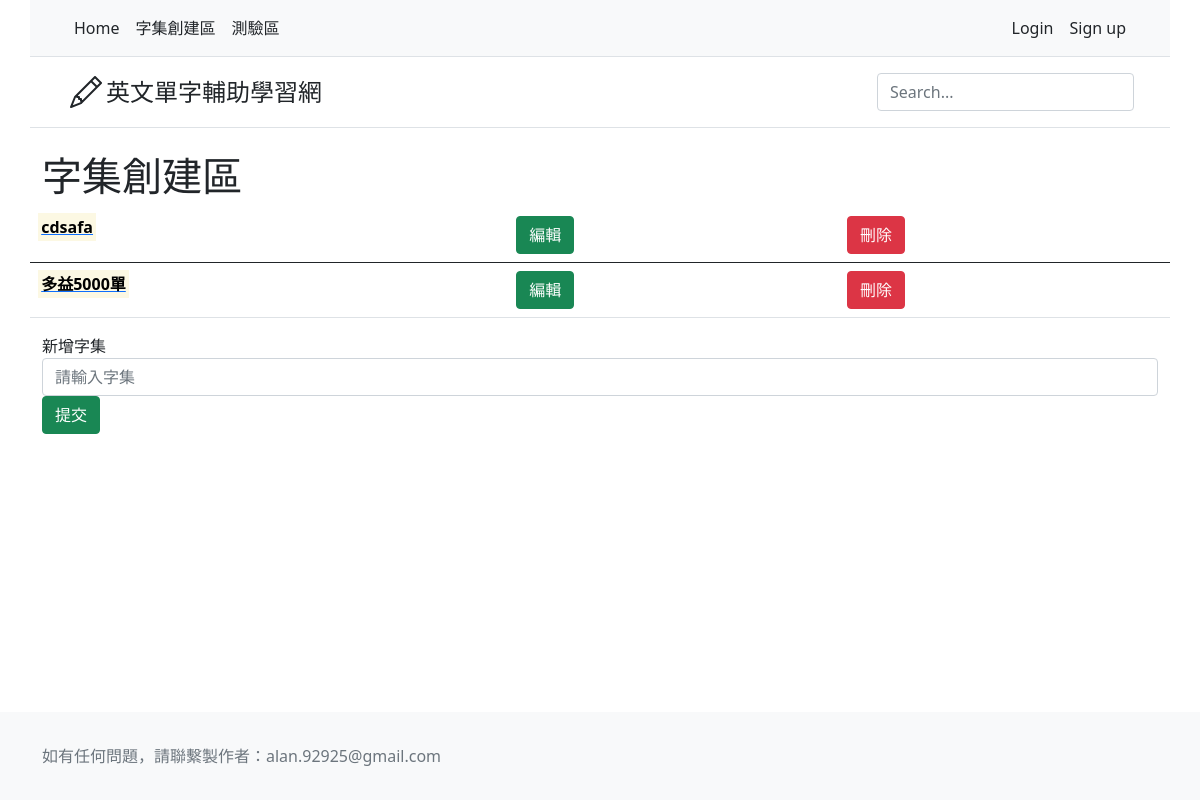
The page /words/WordEditor/ on the database as committed earlier.
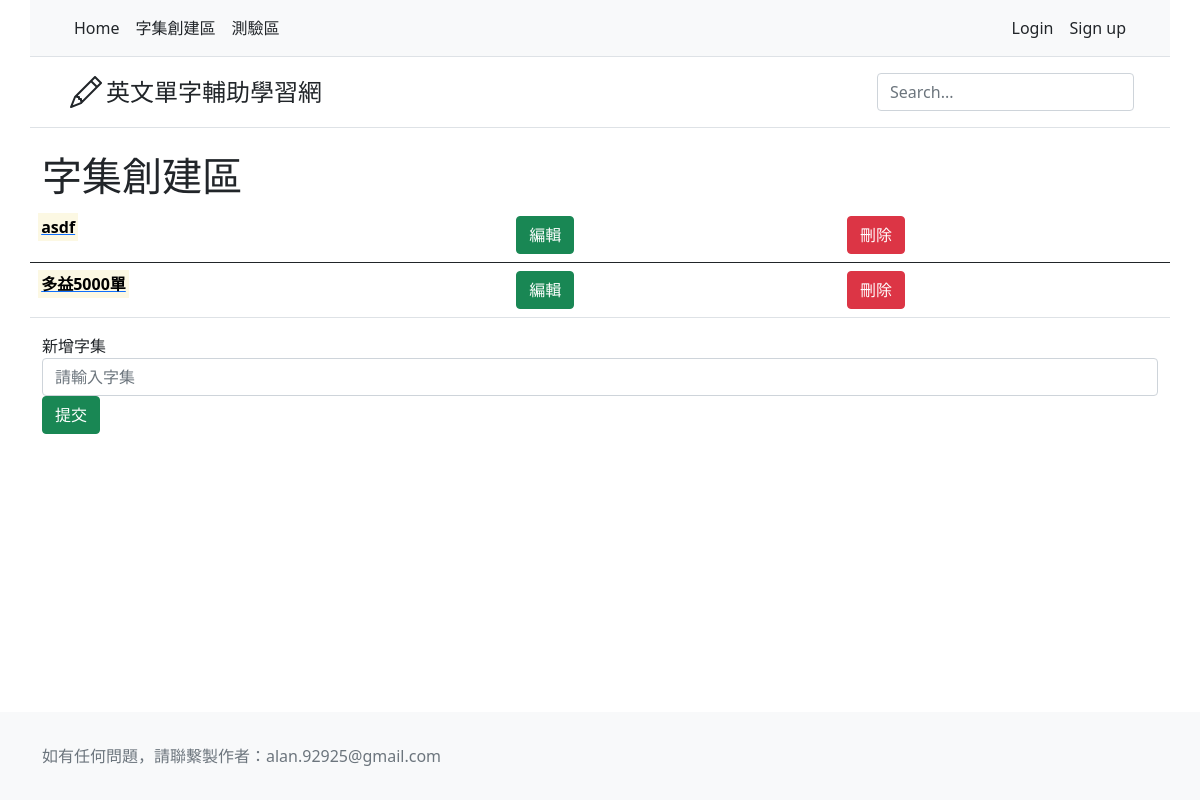
The same page on the database as committed later.
### words/models.py (models this page shows, shortened)
class CharacterSet(models.Model):
    set_name = models.CharField(max_length = 100)

### words/views.py (the view)
# urls.py: path('WordEditor/', views.CharacterSetEditor, name='CharacterSetEditor'),
def CharacterSetEditor(request):
    CharacterSet_list = CharacterSet.objects.order_by('-pk')
    form =  CharacterSetModelForm()
    context = {
        'CharacterSet_list': CharacterSet_list,
        'form': form
    }
    return render(request, 'words/CharacterSetEditor.html', context)

### words/forms.py
class CharacterSetModelForm(forms.ModelForm):
    class Meta:
        model = CharacterSet
        fields = '__all__'
        widgets = {
            'set_name': forms.TextInput(attrs={'class': 'form-control', 'placeholder': '請輸入字集'})
        }
        labels = {
            'set_name': '新增字集'
        }

### words/templates/words/CharacterSetEditor.html (shortened to what this page needs)
{% extends 'base.html' %}
{% block reference %}
    {% load static %}
{% endblock %}
{% block headmessage %}
<h1>字集創建區</h1>
{% endblock %}
{% block content %}
    {% if CharacterSet_list %}
        <table class = "table">
            {% for CharacterSet in CharacterSet_list %}
                <tbody>
                    <tr>
                        <td><a href="{% url 'words:VocabularyEditor' CharacterSet.pk %}"><strong><mark>{{CharacterSet.set_name}}</mark></strong></a></td>
                        <td id = "{{ CharacterSet.pk }}"><button type = "button" class = "btn btn-success" onclick="editSet(this);">編輯</button></td>
                        <td id = "{{ CharacterSet.pk }}"><button type = "button" class = "btn btn-danger" onclick="delSet(this);">刪除</button></td>
                    </tr>
                </tbody>
            {% endfor %}
        </table>
    {% else %}
        <h5>No CharacterSet are available.</h5>
    {% endif %}
    <form class = "form-inline" action="{% url 'words:AddSet'%}" method="POST">
        <div class = "form-group">
            <label>{{ form.set_name.label }}</label>
            {{ form.set_name }}
        </div>
        <div class = "form-group">
            <button type="submit" class = "btn btn-success">提交</button>
        </div>
    </form>
{% endblock %}

### words/templates/base.html (shortened to what this page needs)
<!DOCTYPE html class="h-100">
<html lang="en">
<head>
    {% load static %}
    <link href="{% static 'bootstrap/css/bootstrap.min.css' %}" rel="stylesheet" />
</head>
<body class="d-flex flex-column h-100">
    <div class = "container">
        <div class = "row">
            {% include 'header.html' %}
        </div>
        <div class = "row">
            {% block headmessage %} {% endblock %}
        </div>
        <div class = "row">
            {% block content %} {% endblock %}
        </div>
    </div>
    {% include 'footer.html' %}
</body>
</html>

### words/templates/header.html (shortened to what this page needs)
<nav class="py-2 bg-light border-bottom">
  <div class="container d-flex flex-wrap">
    <ul class="nav me-auto">
      <li class="nav-item"><a href="/" class="nav-link link-dark px-2 active" aria-current="page">Home</a></li>
      <li class="nav-item"><a href="{% url 'words:CharacterSetEditor' %}" class="nav-link link-dark px-2">字集創建區</a></li>
      <li class="nav-item"><a href="#" class="nav-link link-dark px-2">測驗區</a></li>
    </ul>
    <ul class="nav">
      <li class="nav-item"><a href="{% url 'Login' %}" class="nav-link link-dark px-2">Login</a></li>
      <li class="nav-item"><a href="{% url 'Sign_up' %}" class="nav-link link-dark px-2">Sign up</a></li>
    </ul>
  </div>
</nav>
<header class="py-3 mb-4 border-bottom">
  <div class="container d-flex flex-wrap justify-content-center">
    <a href="/" class="d-flex align-items-center mb-3 mb-lg-0 me-lg-auto text-dark text-decoration-none">
      <span class="fs-4">英文單字輔助學習網</span>
    </a>
    <form class="col-12 col-lg-auto mb-3 mb-lg-0">
      <input type="search" class="form-control" placeholder="Search..." aria-label="Search">
    </form>
  </div>
</header>

### words/templates/footer.html (shortened to what this page needs)
<footer class="footer mt-auto py-3 bg-light">
    <div class="container">
        <p><span class="text-muted">如有任何問題，請聯繫製作者：alan.92925@gmail.com</span></p>
    </div>
</footer>

Rows that differ between the two databases and show on the page:
changed CharacterSet: set_name "cdsafa" → "asdf"
